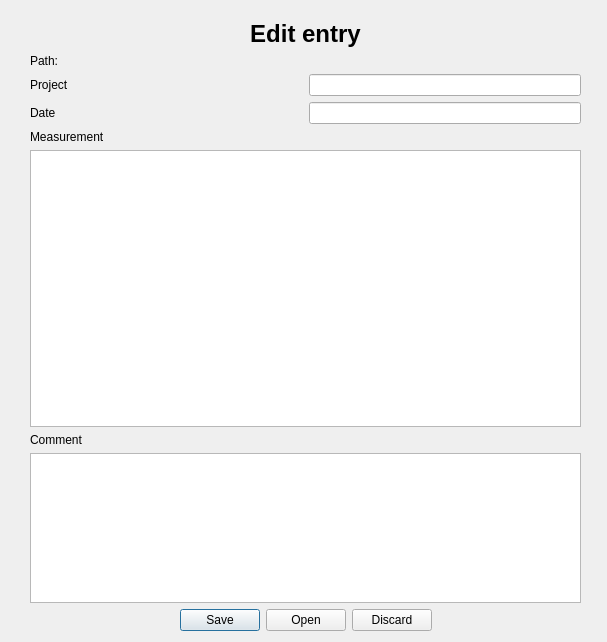
<?xml version="1.0" encoding="UTF-8"?>
<ui version="4.0">
 <class>Dialog</class>
 <widget class="QDialog" name="Dialog">
  <property name="geometry">
   <rect>
    <x>0</x>
    <y>0</y>
    <width>607</width>
    <height>642</height>
   </rect>
  </property>
  <property name="windowTitle">
   <string>Dialog</string>
  </property>
  <widget class="QWidget" name="verticalLayoutWidget">
   <property name="geometry">
    <rect>
     <x>30</x>
     <y>20</y>
     <width>551</width>
     <height>611</height>
    </rect>
   </property>
   <layout class="QVBoxLayout" name="verticalLayout">
    <item>
     <widget class="QLabel" name="label_5">
      <property name="font">
       <font>
        <pointsize>18</pointsize>
        <weight>75</weight>
        <bold>true</bold>
       </font>
      </property>
      <property name="text">
       <string>Edit entry</string>
      </property>
      <property name="alignment">
       <set>Qt::AlignCenter</set>
      </property>
     </widget>
    </item>
    <item>
     <widget class="QLabel" name="measurementPathLabel">
      <property name="text">
       <string>Path:</string>
      </property>
     </widget>
    </item>
    <item>
     <layout class="QHBoxLayout" name="horizontalLayout">
      <item>
       <widget class="QLabel" name="label">
        <property name="text">
         <string>Project</string>
        </property>
       </widget>
      </item>
      <item>
       <widget class="QLineEdit" name="projectLineEdit">
        <property name="sizePolicy">
         <sizepolicy hsizetype="Preferred" vsizetype="Fixed">
          <horstretch>0</horstretch>
          <verstretch>0</verstretch>
         </sizepolicy>
        </property>
       </widget>
      </item>
     </layout>
    </item>
    <item>
     <layout class="QHBoxLayout" name="horizontalLayout_2">
      <item>
       <widget class="QLabel" name="label_2">
        <property name="text">
         <string>Date</string>
        </property>
       </widget>
      </item>
      <item>
       <widget class="QLineEdit" name="dateLineEdit">
        <property name="sizePolicy">
         <sizepolicy hsizetype="Preferred" vsizetype="Fixed">
          <horstretch>0</horstretch>
          <verstretch>0</verstretch>
         </sizepolicy>
        </property>
       </widget>
      </item>
     </layout>
    </item>
    <item>
     <widget class="QLabel" name="label_3">
      <property name="text">
       <string>Measurement</string>
      </property>
     </widget>
    </item>
    <item>
     <widget class="QPlainTextEdit" name="measurementTextEdit">
      <property name="sizePolicy">
       <sizepolicy hsizetype="Expanding" vsizetype="Expanding">
        <horstretch>0</horstretch>
        <verstretch>0</verstretch>
       </sizepolicy>
      </property>
     </widget>
    </item>
    <item>
     <widget class="QLabel" name="label_4">
      <property name="text">
       <string>Comment</string>
      </property>
     </widget>
    </item>
    <item>
     <widget class="QPlainTextEdit" name="commentTextEdit">
      <property name="sizePolicy">
       <sizepolicy hsizetype="Expanding" vsizetype="Minimum">
        <horstretch>0</horstretch>
        <verstretch>0</verstretch>
       </sizepolicy>
      </property>
      <property name="maximumSize">
       <size>
        <width>16777215</width>
        <height>150</height>
       </size>
      </property>
     </widget>
    </item>
    <item>
     <widget class="QDialogButtonBox" name="buttonBox">
      <property name="standardButtons">
       <set>QDialogButtonBox::Discard|QDialogButtonBox::Open|QDialogButtonBox::Save</set>
      </property>
      <property name="centerButtons">
       <bool>true</bool>
      </property>
     </widget>
    </item>
   </layout>
  </widget>
 </widget>
 <resources/>
 <connections/>
</ui>
